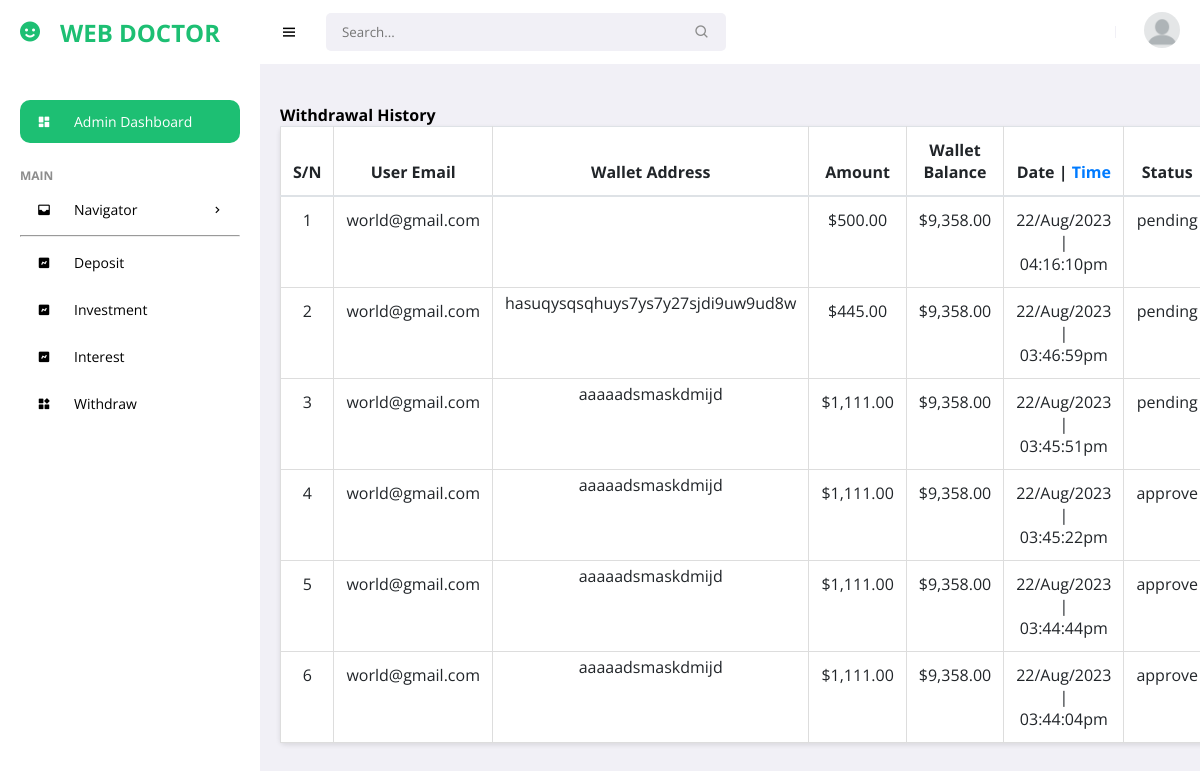
The page /dashboard/admin/withdraw.php (signed in) on the database its author committed.
### tables this page shows
CREATE TABLE `withdrawal` (
  `id` int(100) NOT NULL,
  `user_id` int(100) NOT NULL,
  `amount` float(20,2) NOT NULL,
  `account` varchar(100) NOT NULL,
  `status` varchar(100) NOT NULL DEFAULT 'pending',
  `date` varchar(255) NOT NULL,
  `time` varchar(255) NOT NULL
);

CREATE TABLE `users` (
  `id` int(100) NOT NULL,
  `email` varchar(255) NOT NULL,
  `password` varchar(255) NOT NULL,
  `token` varchar(255) NOT NULL,
  `phone` varchar(255) NOT NULL,
  `date` varchar(255) NOT NULL,
  `level` varchar(255) NOT NULL DEFAULT 'user'
);

CREATE TABLE `wallet` (
  `id` int(11) NOT NULL,
  `user_id` int(11) NOT NULL,
  `balance` int(11) NOT NULL
);

### dashboard/admin/withdraw.php (the view, shortened to what this page needs)
<?php
  include('inc/session.php');
?>
<!DOCTYPE html>
<html lang="en">
<head>
<?php require 'inc/toplink.php'; ?>
</head>
<body>
<?php require 'inc/header.php'; ?>
<main>
<h4 class="mt-3">Withdrawal History</h4>
<?php
    $sql = mysqli_query($connect, "SELECT * FROM withdrawal ORDER BY id DESC");
    if ($sql ->num_rows<1) {
  ?>
<div class="col-md-3 mx-auto text-center">
    <img src="../../img/found.jpg" class="w-100">
    <span class="text-muted">Nothing is here</span>
</div>
  <?php }else{ ?>
    <table class="table table-hover text-center">
                      <thead>
                        <tr>
                          <th>S/N</th>
                          <th>User Email</th>
                          <th>Wallet Address </th>
                          <th> Amount </th>
                          <th>Wallet Balance</th>
                          <th> Date | <span class="text-primary">Time</span> </th>
                          <th>Status</th>
                        </tr>
                      </thead>
                      <tbody>
                        <?php
                        $n =1;
                        foreach($sql AS $key){
                        ?>
                        <tr>
                          <td><?php echo $n++; ?></td>
                          <td>
                            <?php
                                $query = mysqli_query($connect, "SELECT * FROM users WHERE id = '{$key['user_id']}'");
                                foreach($query AS $row){
                                echo $row['email'];
                                }
                                ?>
                            </td>
                          <td class="py-1">
                            <?php
                               echo  $key['account'];
                            ?>
                          </td>
                          <td>$<?php
                                echo number_format($key['amount'],2);
                          ?></td>
                          <td>
                              $<?php
                                  $query = mysqli_query($connect, "SELECT * FROM wallet WHERE user_id = '{$key['user_id']}'");
                                  foreach($query AS $row){
                                  echo number_format($row['balance'],2);
                                  }
                                  ?>
                              </td>
                          <td><?php echo $key['date']." | ".$key['time']; ?></td>
                          <td>
                            <?php echo $key['status']; ?>
                          </td>
                        </tr>
                        <?php } ?>
    </table>
  <?php } ?>
</main>
</body>
</html>

### dashboard/css/style2.css (style rules this page uses)
body { font-family: Arial, sans-serif; margin: 0; padding: 0; background-color: #f0f0f0; }
table { width: 100%; border-collapse: collapse; border: 1px solid #ddd; box-shadow: 0 2px 5px rgba(0, 0, 0, 0.1); border-radius: 5px; }
th, td { padding: 12px 20px; border: 1px solid #ddd; text-align: center; }
th { background-color: #f2f2f2; font-weight: bold; }
tr:nth-child(even) { background-color: #f2f2f2; }
.mt-3, .my-3 { margin-top: 1rem !important; }
.pt-1, .py-1 { padding-top: 0.25rem !important; }
.pb-1, .py-1 { padding-bottom: 0.25rem !important; }
.table { border-collapse: collapse !important; }
.table td, .table th { background-color: #fff !important; }
.table { width: 100%; margin-bottom: 1rem; color: #212529; }
.table th, .table td { padding: 0.75rem; vertical-align: top; border-top: 1px solid #dee2e6; }
.table thead th { vertical-align: bottom; border-bottom: 2px solid #dee2e6; }
.text-center { text-align: center !important; }
.text-primary { color: #007bff !important; }

### dashboard/css/style.css (style rules this page uses)
* { font-family: 'Open Sans', sans-serif; margin: 0; padding: 0; box-sizing: border-box; }
:root { --grey: #F1F0F6; --dark-grey: #8D8D8D; --light: #fff; --dark: #000; --green: #1dbf73; --light-green: #E3FFCB; --blue: #1dbf73; --light-blue: #D0E4FF; --dark-blue: #1dbf73; --red: #FC3B56; }
html { overflow-x: hidden; }
body { background: var(--grey); overflow-x: hidden; }
main { width: 100%; padding: 24px 20px 20px 20px; }

### rows shown on the page
withdrawal: amount "500.00", date "22/Aug/2023", time "04:16:10pm", status "pending"
users: email "world@gmail.com"
wallet: balance "9,358.00"
withdrawal: account "hasuqysqsqhuys7ys7y27sjdi9uw9ud8w", amount "445.00", date "22/Aug/2023", time "03:46:59pm", status "pending"
withdrawal: account "aaaaadsmaskdmijd", amount "1,111.00", date "22/Aug/2023", time "03:45:51pm", status "pending"
withdrawal: account "aaaaadsmaskdmijd", amount "1,111.00", date "22/Aug/2023", time "03:45:22pm", status "approve"
withdrawal: account "aaaaadsmaskdmijd", amount "1,111.00", date "22/Aug/2023", time "03:44:44pm", status "approve"
withdrawal: account "aaaaadsmaskdmijd", amount "1,111.00", date "22/Aug/2023", time "03:44:04pm", status "approve"
